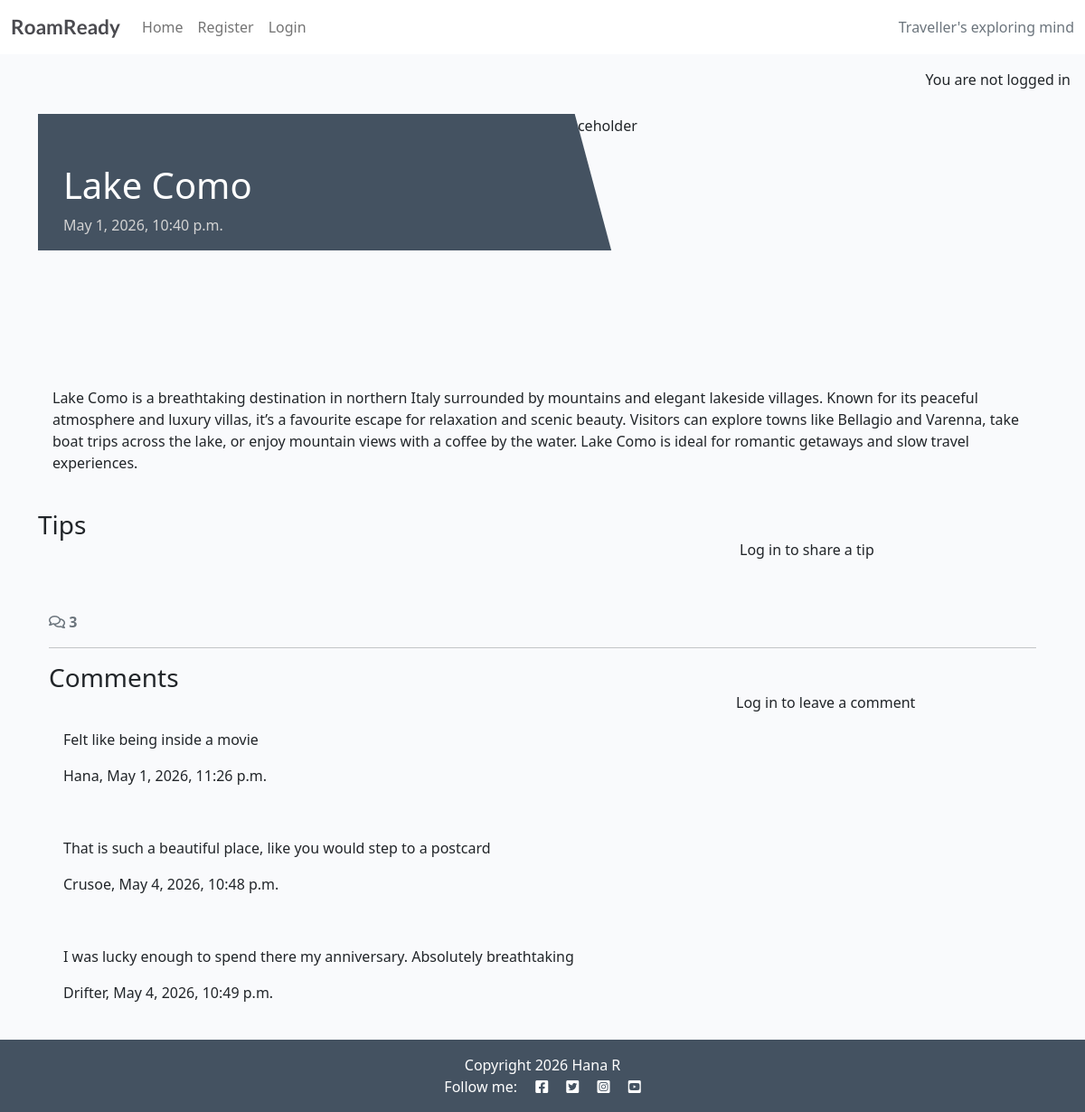
The page /10/ on the database as committed earlier.
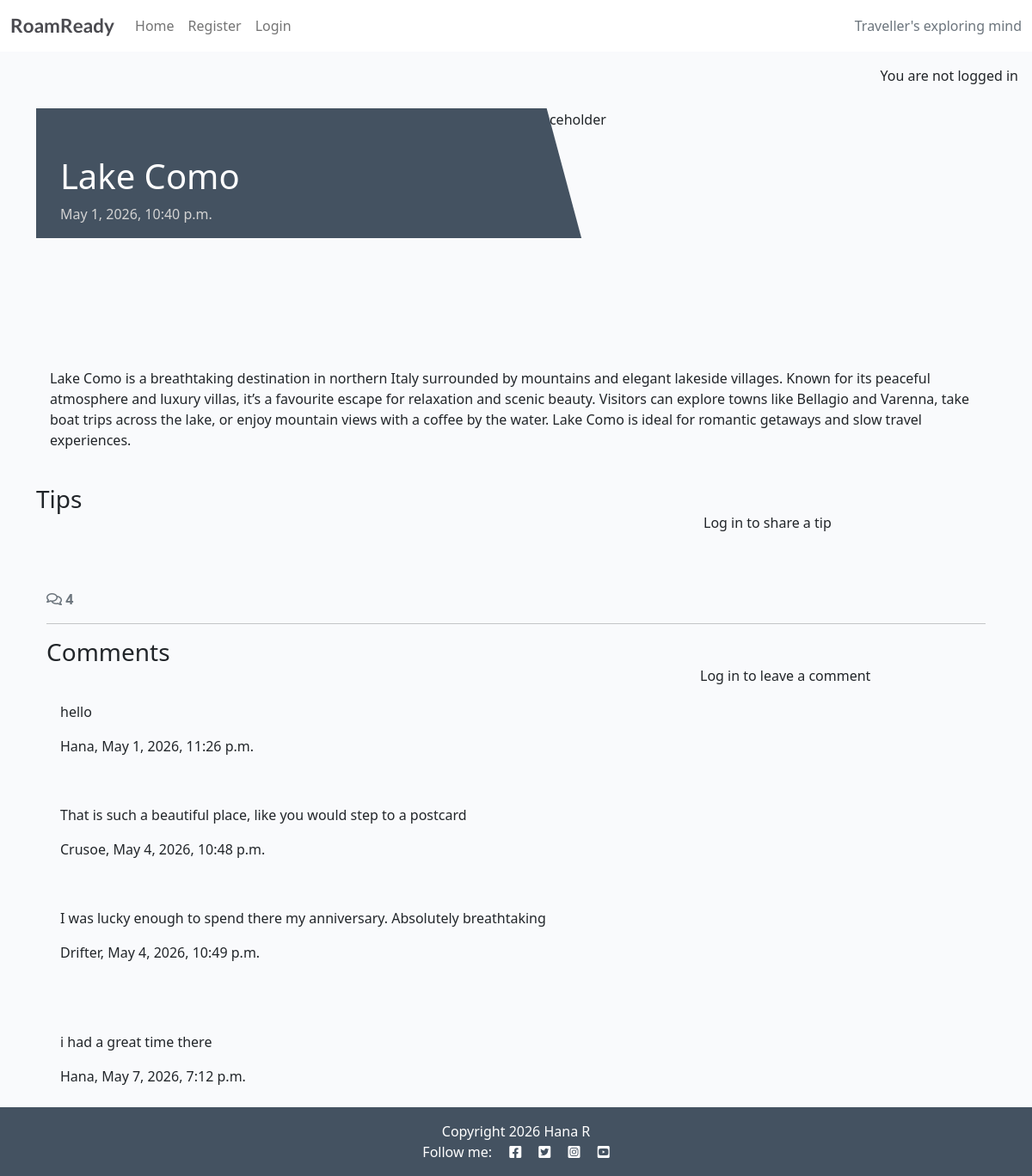
The same page on the database as committed later.
### destinations/models.py (models this page shows, shortened)
class Comment(models.Model):
    destination = models.ForeignKey(Destination, on_delete=models.CASCADE, related_name="comments")
    user = models.ForeignKey(User, on_delete=models.CASCADE, related_name="comments", null=True, blank=True)
    text = models.TextField()
    created_on = models.DateTimeField(auto_now_add=True)
    approved = models.BooleanField(default=False)

### destinations/views.py (the view, shortened to what this page needs)
# urls.py: path('<int:pk>/', views.destination_detail, name='destination_detail'),
def destination_detail(request, pk):
    destination = get_object_or_404(Destination, pk=pk)
    comments = destination.comments.all().order_by("-created_on")
    comment_count = destination.comments.filter(approved=True).count()
    tips = destination.tips.all().order_by("tip_type")
    comment_form = CommentForm()
    tip_form = TipForm()
    return render(
        request,
        "destinations/destination_detail.html",
        {"destination": destination,
         "comments":comments,
         "comment_count": comment_count,
         "comment_form": comment_form,
         "tip_form": tip_form
         },
    )

### destinations/templates/destinations/destination_detail.html (shortened to what this page needs)
{% extends 'base.html' %} {% block content %}
{% load static %}
{% load crispy_forms_tags %}
<div class="masthead">
    <div class="container">
        <div class="row g-0">
            <div class="col-md-6 masthead-text">
                <h1 class="post-title">{{ destination.name }}</h1>
                <p class="post-subtitle">{{ destination.created_on }}</p>
            </div>
            <div class="d-none d-md-block col-md-6 masthead-image">
                <img src="{% static 'images/default.jpg' %}" class="scale" alt="placeholder">
            </div>
        </div>
    </div>
</div>
<div class="container">
    <div class="row">
        <div class="col card mb-4  mt-3 left  top">
            <div class="card-body ">
                <p class="card-text">
                    {{ destination.description | safe }}
                </p>
            </div>
        </div>
    </div>
</div>
<div class="container">
    <div class="row">
        <div class="col-md-8">
            <h3>Tips</h3>
        </div>
        <div class="col-md-4">
            <div class="card mb-4 mt-3">
                <div class="card-body">
                    {% if user.is_authenticated %}
                    <h4>Add a tip</h4>
                    <p class="mb-2">Posting as: {{ user.username }}</p>
                    <form id="tipForm" method="post" style="margin-top: 1.3em;">
                        {% csrf_token %}
                        {{ tip_form | crispy }}
                        <button id="submitButton" type="submit" class="btn btn-signup btn-lg">Submit</button>
        </form>
        {% else %}
        <p>Log in to share a tip</p>
        {% endif %}
      </div>
        </div>
    </div>
</div>
<div class="container">
    <div class="row">
        <div class="col-12">
            <strong class="text-secondary">
                <i class="far fa-comments"></i> {{ comment_count }}
            </strong>
        </div>
        <div class="col-12">
            <hr>
        </div>
    </div>
    <div class="row">
        <div class="col-md-8">
            <h3 class="mb-0">Comments</h3>
            {% for comment in destination.comments.all %}
            <div class="card mb-2">
                <div class="card-body {% if not comment.approved and comment.user == user %}faded{% elif not comment.approved %}d-none{% endif %}">
                    <p class="card-id">{{ comment.text | linebreaks }}</p>
                    <p id="comment{{ comment.id}}" class="card-text {% if not comment.approved and comment.user == user %}faded{% endif %}">{{ comment.user }}, {{ comment.created_on }}</p>
                </div>
            </div>
            {% empty %}
            <p class="text-muted">No comments yet</p>
            {% endfor %}
        </div>
        <div class="col-md-4">
            <div class="card mb-4 mt-3">
                <div class="card-body">
                    {% if user.is_authenticated %}
                    <h4>Leave a comment</h4>
                    <p class="mb-2">Posting as: {{ user.username }}</p>
                    <form id="commentForm" method="post" style="margin-top: 1.3em;">
                        {% csrf_token %}
                        {{ comment_form | crispy}}
                        <button id="submitButton" type="submit" class="btn btn-signup btn-lg">Submit</button>
                    </form>
                    {% else %}
                    <p>Log in to leave a comment</p>
                    {% endif %}
                </div>
            </div>
        </div>
    </div>
</div>
{% endblock content %}

Rows that differ between the two databases and show on the page:
changed Comment: text "Felt like being inside a movie" → "hello"
added Comment: text "i had a great time there", user "Hana", created_on "May 7, 2026, 7:12 p.m."
Other text that changed with them:
{{ comment_count }}: "3" → "4"
